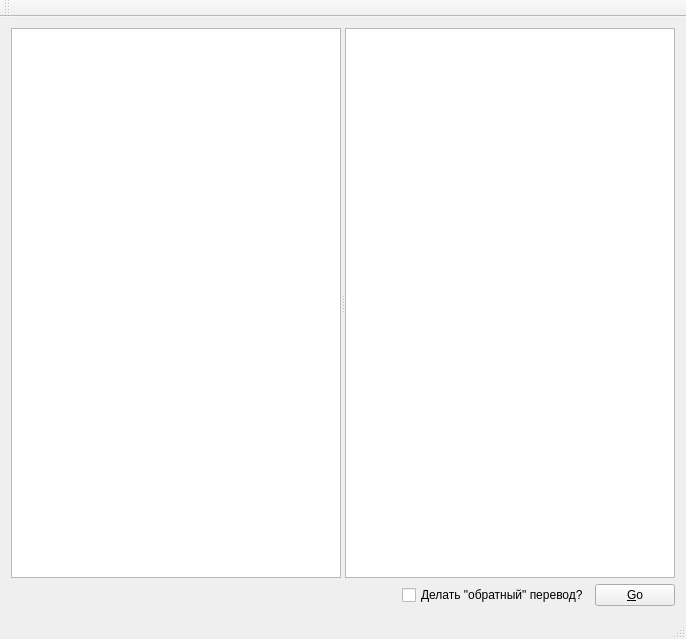
<?xml version="1.0" encoding="UTF-8"?>
<ui version="4.0">
 <class>importerWindow</class>
 <widget class="QMainWindow" name="importerWindow">
  <property name="geometry">
   <rect>
    <x>0</x>
    <y>0</y>
    <width>686</width>
    <height>639</height>
   </rect>
  </property>
  <property name="windowTitle">
   <string>importerWindow</string>
  </property>
  <widget class="QWidget" name="centralWidget">
   <layout class="QVBoxLayout" name="verticalLayout">
    <item>
     <widget class="QSplitter" name="splitter">
      <property name="orientation">
       <enum>Qt::Horizontal</enum>
      </property>
      <widget class="QTextEdit" name="textEdit"/>
      <widget class="QListWidget" name="translatedWords"/>
     </widget>
    </item>
    <item>
     <layout class="QHBoxLayout" name="horizontalLayout">
      <item>
       <spacer name="horizontalSpacer">
        <property name="orientation">
         <enum>Qt::Horizontal</enum>
        </property>
        <property name="sizeHint" stdset="0">
         <size>
          <width>40</width>
          <height>20</height>
         </size>
        </property>
       </spacer>
      </item>
      <item>
       <widget class="QCheckBox" name="tansBack">
        <property name="text">
         <string>Делать &quot;обратный&quot; перевод?</string>
        </property>
       </widget>
      </item>
      <item>
       <widget class="QPushButton" name="pushButton">
        <property name="text">
         <string>&amp;Go</string>
        </property>
       </widget>
      </item>
     </layout>
    </item>
   </layout>
  </widget>
  <widget class="QMenuBar" name="menuBar">
   <property name="geometry">
    <rect>
     <x>0</x>
     <y>0</y>
     <width>686</width>
     <height>21</height>
    </rect>
   </property>
  </widget>
  <widget class="QToolBar" name="mainToolBar">
   <attribute name="toolBarArea">
    <enum>TopToolBarArea</enum>
   </attribute>
   <attribute name="toolBarBreak">
    <bool>false</bool>
   </attribute>
  </widget>
  <widget class="QStatusBar" name="statusBar"/>
 </widget>
 <layoutdefault spacing="6" margin="11"/>
 <resources/>
 <connections/>
</ui>
